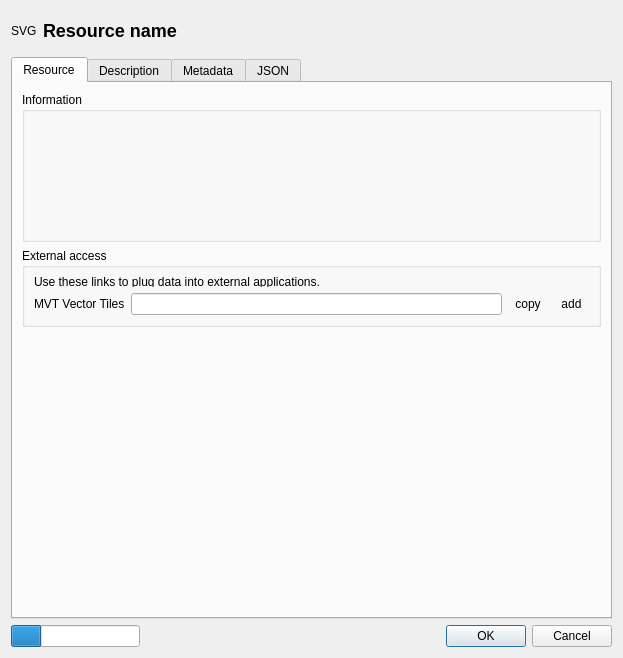
<?xml version="1.0" encoding="UTF-8"?>
<ui version="4.0">
 <class>layer_property</class>
 <widget class="QDialog" name="layer_property">
  <property name="geometry">
   <rect>
    <x>0</x>
    <y>0</y>
    <width>623</width>
    <height>658</height>
   </rect>
  </property>
  <property name="windowTitle">
   <string>Layer's property</string>
  </property>
  <property name="sizeGripEnabled">
   <bool>false</bool>
  </property>
  <layout class="QVBoxLayout" name="verticalLayout_4">
   <item>
    <layout class="QHBoxLayout" name="header_layout">
     <item>
      <widget class="QLabel" name="layer_type_icon">
       <property name="maximumSize">
        <size>
         <width>537</width>
         <height>537</height>
        </size>
       </property>
       <property name="text">
        <string>SVG</string>
       </property>
       <property name="margin">
        <number>10</number>
       </property>
      </widget>
     </item>
     <item>
      <widget class="QLabel" name="resource_name_label">
       <property name="maximumSize">
        <size>
         <width>537</width>
         <height>537</height>
        </size>
       </property>
       <property name="whatsThis">
        <string>&lt;html&gt;&lt;head/&gt;&lt;body&gt;&lt;p&gt;&lt;span style=&quot; font-size:14pt; font-weight:600;&quot;&gt;fefr&lt;/span&gt;&lt;/p&gt;&lt;/body&gt;&lt;/html&gt;</string>
       </property>
       <property name="text">
        <string>&lt;html&gt;&lt;head/&gt;&lt;body&gt;&lt;h2&gt;&lt;p&gt;Resource name&lt;/p&gt;&lt;/h2&gt;&lt;/body&gt;&lt;/html&gt;</string>
       </property>
       <property name="wordWrap">
        <bool>false</bool>
       </property>
      </widget>
     </item>
     <item>
      <spacer name="horizontalSpacer_2">
       <property name="orientation">
        <enum>Qt::Horizontal</enum>
       </property>
       <property name="sizeType">
        <enum>QSizePolicy::Expanding</enum>
       </property>
       <property name="sizeHint" stdset="0">
        <size>
         <width>250</width>
         <height>40</height>
        </size>
       </property>
      </spacer>
     </item>
    </layout>
   </item>
   <item>
    <widget class="QTabWidget" name="layer_property_tabs">
     <property name="enabled">
      <bool>true</bool>
     </property>
     <property name="sizePolicy">
      <sizepolicy hsizetype="Expanding" vsizetype="Expanding">
       <horstretch>0</horstretch>
       <verstretch>0</verstretch>
      </sizepolicy>
     </property>
     <property name="minimumSize">
      <size>
       <width>0</width>
       <height>0</height>
      </size>
     </property>
     <property name="currentIndex">
      <number>0</number>
     </property>
     <property name="usesScrollButtons">
      <bool>false</bool>
     </property>
     <widget class="QWidget" name="resource_tab">
      <property name="sizePolicy">
       <sizepolicy hsizetype="Preferred" vsizetype="Preferred">
        <horstretch>0</horstretch>
        <verstretch>0</verstretch>
       </sizepolicy>
      </property>
      <attribute name="title">
       <string>Resource</string>
      </attribute>
      <layout class="QVBoxLayout" name="verticalLayout">
       <item>
        <widget class="QGroupBox" name="info_group">
         <property name="enabled">
          <bool>true</bool>
         </property>
         <property name="sizePolicy">
          <sizepolicy hsizetype="Expanding" vsizetype="MinimumExpanding">
           <horstretch>0</horstretch>
           <verstretch>0</verstretch>
          </sizepolicy>
         </property>
         <property name="minimumSize">
          <size>
           <width>0</width>
           <height>0</height>
          </size>
         </property>
         <property name="maximumSize">
          <size>
           <width>16777215</width>
           <height>150</height>
          </size>
         </property>
         <property name="title">
          <string>Information</string>
         </property>
         <layout class="QVBoxLayout" name="verticalLayout_9">
          <item>
           <layout class="QFormLayout" name="info_layout">
            <property name="horizontalSpacing">
             <number>20</number>
            </property>
            <property name="leftMargin">
             <number>9</number>
            </property>
            <property name="topMargin">
             <number>9</number>
            </property>
            <property name="rightMargin">
             <number>9</number>
            </property>
            <property name="bottomMargin">
             <number>9</number>
            </property>
           </layout>
          </item>
         </layout>
        </widget>
       </item>
       <item>
        <widget class="QGroupBox" name="external_access_group">
         <property name="enabled">
          <bool>true</bool>
         </property>
         <property name="sizePolicy">
          <sizepolicy hsizetype="Minimum" vsizetype="Minimum">
           <horstretch>0</horstretch>
           <verstretch>0</verstretch>
          </sizepolicy>
         </property>
         <property name="maximumSize">
          <size>
           <width>16777215</width>
           <height>16777215</height>
          </size>
         </property>
         <property name="title">
          <string>External access</string>
         </property>
         <layout class="QVBoxLayout" name="verticalLayout_5">
          <item>
           <widget class="QLabel" name="label">
            <property name="sizePolicy">
             <sizepolicy hsizetype="Minimum" vsizetype="Minimum">
              <horstretch>0</horstretch>
              <verstretch>0</verstretch>
             </sizepolicy>
            </property>
            <property name="minimumSize">
             <size>
              <width>0</width>
              <height>10</height>
             </size>
            </property>
            <property name="maximumSize">
             <size>
              <width>16777215</width>
              <height>10</height>
             </size>
            </property>
            <property name="text">
             <string>Use these links to plug data into external applications.</string>
            </property>
           </widget>
          </item>
          <item>
           <layout class="QHBoxLayout" name="horizontalLayout_3">
            <item>
             <widget class="QLabel" name="mvt_label">
              <property name="sizePolicy">
               <sizepolicy hsizetype="Minimum" vsizetype="Fixed">
                <horstretch>0</horstretch>
                <verstretch>0</verstretch>
               </sizepolicy>
              </property>
              <property name="text">
               <string>MVT Vector Tiles</string>
              </property>
             </widget>
            </item>
            <item>
             <widget class="QLineEdit" name="mvt_lineedit"/>
            </item>
            <item>
             <widget class="QToolButton" name="copy_toolbutton">
              <property name="text">
               <string>copy</string>
              </property>
              <property name="autoRaise">
               <bool>true</bool>
              </property>
             </widget>
            </item>
            <item>
             <widget class="QToolButton" name="add_toolbutton">
              <property name="text">
               <string>add</string>
              </property>
              <property name="autoRaise">
               <bool>true</bool>
              </property>
             </widget>
            </item>
           </layout>
          </item>
         </layout>
        </widget>
       </item>
       <item>
        <spacer name="verticalSpacer">
         <property name="orientation">
          <enum>Qt::Vertical</enum>
         </property>
         <property name="sizeType">
          <enum>QSizePolicy::Expanding</enum>
         </property>
         <property name="sizeHint" stdset="0">
          <size>
           <width>20</width>
           <height>20</height>
          </size>
         </property>
        </spacer>
       </item>
      </layout>
     </widget>
     <widget class="QWidget" name="description_tab">
      <attribute name="title">
       <string>Description</string>
      </attribute>
      <layout class="QVBoxLayout" name="verticalLayout_2">
       <item>
        <widget class="QTextEdit" name="description_field"/>
       </item>
      </layout>
     </widget>
     <widget class="QWidget" name="metadata_tab">
      <attribute name="title">
       <string>Metadata</string>
      </attribute>
      <layout class="QVBoxLayout" name="verticalLayout_3">
       <item>
        <widget class="QTableView" name="metadata_table">
         <property name="dragEnabled">
          <bool>true</bool>
         </property>
         <attribute name="horizontalHeaderCascadingSectionResizes">
          <bool>false</bool>
         </attribute>
         <attribute name="horizontalHeaderShowSortIndicator" stdset="0">
          <bool>false</bool>
         </attribute>
         <attribute name="horizontalHeaderStretchLastSection">
          <bool>true</bool>
         </attribute>
         <attribute name="verticalHeaderCascadingSectionResizes">
          <bool>false</bool>
         </attribute>
        </widget>
       </item>
      </layout>
     </widget>
     <widget class="QsciScintilla" name="json_tab">
      <property name="enabled">
       <bool>true</bool>
      </property>
      <attribute name="title">
       <string>JSON</string>
      </attribute>
      <layout class="QVBoxLayout" name="verticalLayout_6">
       <item>
        <widget class="QsciScintilla" name="json_field" native="true">
         <property name="sizePolicy">
          <sizepolicy hsizetype="Expanding" vsizetype="Expanding">
           <horstretch>0</horstretch>
           <verstretch>0</verstretch>
          </sizepolicy>
         </property>
        </widget>
       </item>
      </layout>
     </widget>
    </widget>
   </item>
   <item>
    <layout class="QHBoxLayout" name="footer_layout">
     <item>
      <widget class="QProgressBar" name="progress_bar">
       <property name="value">
        <number>24</number>
       </property>
       <property name="textVisible">
        <bool>false</bool>
       </property>
       <property name="invertedAppearance">
        <bool>false</bool>
       </property>
       <property name="format">
        <string>%p%</string>
       </property>
      </widget>
     </item>
     <item>
      <spacer name="horizontalSpacer">
       <property name="orientation">
        <enum>Qt::Horizontal</enum>
       </property>
       <property name="sizeType">
        <enum>QSizePolicy::Expanding</enum>
       </property>
       <property name="sizeHint" stdset="0">
        <size>
         <width>300</width>
         <height>20</height>
        </size>
       </property>
      </spacer>
     </item>
     <item>
      <widget class="QDialogButtonBox" name="dialog_button">
       <property name="orientation">
        <enum>Qt::Horizontal</enum>
       </property>
       <property name="standardButtons">
        <set>QDialogButtonBox::Cancel|QDialogButtonBox::Ok</set>
       </property>
      </widget>
     </item>
    </layout>
   </item>
  </layout>
 </widget>
 <customwidgets>
  <customwidget>
   <class>QsciScintilla</class>
   <extends>QWidget</extends>
   <header location="global">qsciscintilla.h</header>
  </customwidget>
 </customwidgets>
 <resources/>
 <connections>
  <connection>
   <sender>dialog_button</sender>
   <signal>accepted()</signal>
   <receiver>layer_property</receiver>
   <slot>accept()</slot>
   <hints>
    <hint type="sourcelabel">
     <x>490</x>
     <y>444</y>
    </hint>
    <hint type="destinationlabel">
     <x>157</x>
     <y>274</y>
    </hint>
   </hints>
  </connection>
  <connection>
   <sender>dialog_button</sender>
   <signal>rejected()</signal>
   <receiver>layer_property</receiver>
   <slot>reject()</slot>
   <hints>
    <hint type="sourcelabel">
     <x>490</x>
     <y>450</y>
    </hint>
    <hint type="destinationlabel">
     <x>286</x>
     <y>274</y>
    </hint>
   </hints>
  </connection>
 </connections>
</ui>
